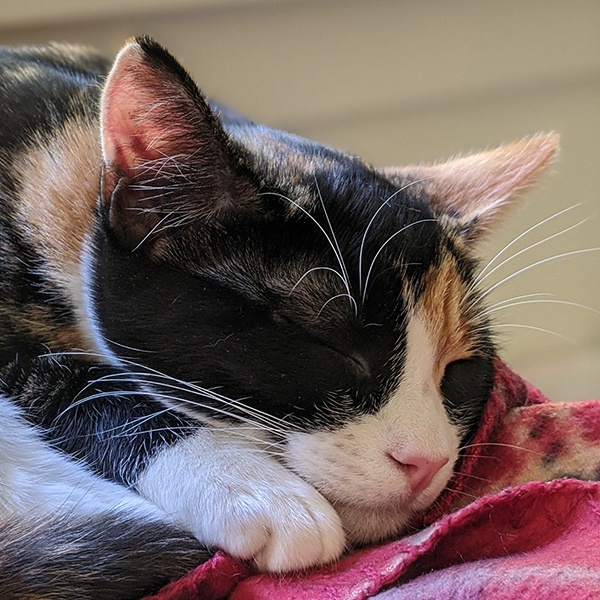
#> input picture data/beans.jpg, 600 x 600 px
$ jupyter execute L03B_frequency_sampling.ipynb   (shell and % lines are left out)
#> lines starting #> are read from the running program, lines starting #| are printed output that depends on the picture
### src/util.py
import imageio
import numpy as np
import matplotlib.pyplot as plt
import skimage as skim


def imread_grayfloat(path):
    return skim.color.rgb2gray(byte2float(imageio.imread(path)))

def byte2float(img):
    """ Convert an image from bytes (0-255) to floats (0.0-1.0) """
    return img.astype(np.float32) / 255.0

def imshow_gray(img):
    assert len(img.shape) == 2
    plt.imshow(img, cmap="gray")

def imshow_truesize(img):
    dpi = plt.rcParams['figure.dpi']
    height, width = img.shape[:2]
    figsize = width / float(dpi), height / float(dpi)

    fig = plt.figure(figsize=figsize)
    ax = fig.gca()
    ax.set_axis_off()
    fig.subplots_adjust(0,0,1,1)
    plt.imshow(img, cmap="gray", interpolation="none")


### src/filtering.py
import numpy as np
import imageio

# a size-5 1D Gaussian filter
gauss1d5 = np.array([0.0625, 0.25, 0.375, 0.25, 0.0625]).reshape((1, 5))

# x and y sobel filters:
sobel_x = np.array([
    [1, 0, -1],
    [2, 0, -2],
    [1, 0, -1]], dtype=np.float32)
sobel_y = sobel_x.T

# [32 lines left out: functions brightness, threshold, mean_filter, not called in this run]

def filter(img, kernel):
    """ Apply filter to img using cross-correlation. Preconditions:
      - img is a grayscale (2d) float image
      - filter is 2d and has odd side lengths """
    H, W = img.shape
    out = np.zeros_like(img)
    # half-widths:
    hwi = kernel.shape[0] // 2
    hwj = kernel.shape[1] // 2
    in_pad = np.pad(img, ((hwi, hwi), (hwj, hwj)))

    for i in range(H):
        for j in range(W):
            out[i,j] = (kernel * in_pad[hwi+i-hwi:hwi+i+hwi+1, hwj+j-hwj:hwj+j+hwj+1]).sum()
    return out


# [20 lines left out: functions convolve, grad, grad_mag, not called in this run]

def separable_filter(img, k1, k2=None):
    """ Apply a separable filter constructed from two 1d filters, k1 and k2.T.
    If k2 is None, then k1 is used.
    Precondition: k1 and k2 are symmetric, so convolution is equivalent to cross-correlation. """
    if k2 is None:
        k2 = k1

    return filter(filter(img, k1), k2.T)

def down_2x(img):
    """ Downsample img by a factor of 2 in each dimension.
    Use prefiltering to avoid aliasing.
    Pre: img is grayscale (2d) """
    # TODO
    out = separable_filter(img, gauss1d5)
    return out[::2,::2]

def down_4x(img):
    return down_2x(down_2x(img))


def up_2x(img, interp="nn"):
    """ Upsample img by a factor of 2 in each dimension.
    Pre: img is grayscale (2d)
    interp is one of ("none", "nn", "gaussian", "linear") """
    H, W, = img.shape
    out = np.zeros((2*H, 2*W), dtype=img.dtype)
    if interp == "none":
        out[::2,::2] = img
        return out
    elif interp == "nn":
        H, W, = img.shape
        out = np.zeros((2*H, 2*W), dtype=img.dtype)
        for (io, jo) in ((0, 0), (0, 1), (1, 0), (1, 1)):
            out[io::2, jo::2] = img
        return out

    elif interp == "gaussian":
        out[::2,::2] = img
        return separable_filter(out, gauss1d5) * 4

    elif interp == "linear":
        raise NotImplementedException # todo, perhaps later

def up_4x(img, interp="nn"):
    return up_2x(up_2x(img, interp=interp), interp=interp)

# [16 lines left out: function maximum_filter, not called in this run]

### notebooks/L03B_frequency_sampling.ipynb
## Lecture 3B - Spatial Frequency, Downsampling, Upsampling

#### Announcements

* Adding a little structure for in-class exercises - I'm going to have you work in assigned pairs.
   * Randomly assigned - switch it up each week, perhaps?
 | | |
 | ------ | ------- |
 | Ned    | Jacob   |
 | Charles| Shingo  |
 | Grayson| Camiel  |
 | Finn   | Layla   |

#### Goals
* Know the meaning and construction of "low pass" and "high pass" filters
* Know how to make images smaller:
  * The naive way via subsampling (and why this is bad)
  * The principled way by downsampling with prefiltering (and why this is better)
* Know how to make images bigger

[cell 1]
# boilerplate setup


import os
import sys

src_path = os.path.abspath("../src")
if (src_path not in sys.path):
    sys.path.insert(0, src_path)

# Library imports
import numpy as np
import imageio.v3 as imageio
import matplotlib.pyplot as plt
import skimage as skim
import cv2

# codebase imports
import util
import filtering

## Reminder: The Frequencyometer

The cliff-hanger from last class: how does blurring affect the frequencyometer for an image?

[cell 2]
beans = imageio.imread("../data/beans.jpg").astype(np.float32) / 255.0
bg = skim.color.rgb2gray(beans) # grayscale beans
blurry_beans = cv2.GaussianBlur(bg, ksize=(25, 25), sigmaX=4)

util.imshow_gray(np.hstack([bg, blurry_beans]))
plt.gcf().gca().set_axis_off()

#### Definitions: "Low-Pass" and "High-Pass" filters

Low-pass: allows low frequencies to pass through unaffected, i.e., attenuates high frequencies.
* In other words: blur!

High-pass: allows high frequencies to pass through unaffected, i.e., attenuates low frequencies.
* In other words: derivative, (with slight but common terminology abuse) sobel, or  sharpening

**Question that didn't make it onto the homework:** in what sense is Sobel not truly a high-pass filter?

##### Homework Problems 3-6

(3) Using the language of "low-" and "high-frequency" image content, explain why sharpening is not the inverse of blurring, and what it accomplishes instead.

(4) Consider the original image of beans on the left, and the processed version on the right. Describe what has changed in terms of frequency content.


(5) What's the **maximum** frequency (expressed in full periods per pixel) representable in a 1D image (i.e., a row of pixels)? What does such an image look like?

(6) What's the **minimum** frequency representable in a 1D image? What does such an image look like?

### Downsampling

My image is too big to fit on my screen. For example, suppose beans is 600x600, but I want to display the image in 300x300 pixels. What should I do?

[cell 3]
bg.shape # beans grayscale
#> Out = (600, 600)

[cell 4]
util.imshow_truesize(bg)

[cell 5]
util.imshow_truesize(bg[::2,::2])

[cell 6]
bricks = imageio.imread("../data/bricks.jpg").astype(np.float32) / 255.0
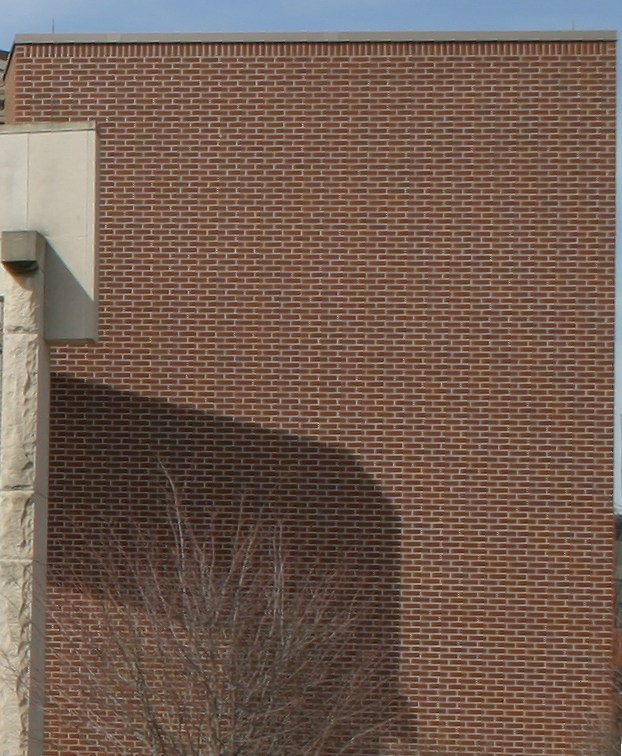
#> input picture data/bricks.jpg, 622 x 756 px
plt.imshow(bricks)

[cell 7]
plt.imshow(bricks[::4,::4,:])
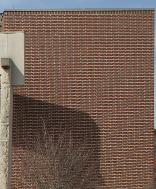
#> shown: shape (189, 156, 3) float32; mean R, G, B 0.45, 0.367, 0.322

[cell 8]
checker = np.zeros((1, 17))
checker[:, ::2] = 1.0
util.imshow_gray(checker)

##### Homework Problem 7

If you walked far away from the above image until you couldn't distinguish individual pixels, what would it look like?

If you naively subsample the above image, what would it look like?

[cell 9]
plt.imshow(checker[:, ::2], vmin=0, vmax=1, cmap="gray") # force color scale to [0,1] range
plt.colorbar()

**Whiteboard**: downsampling freqeuncyometer

[cell 10]
# todo: implement filtering.down_2x

[cell 11]
util.imshow_truesize(np.hstack([bg[::4,::4], filtering.down_4x(bg)]))
#> in down_2x, `return out[::2,::2]`:
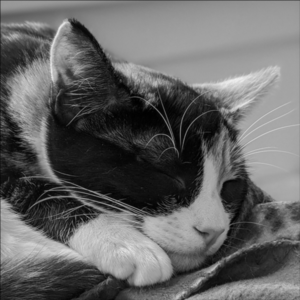
#> returned value: shape (300, 300) float32; min 0.00245, max 0.938, mean 0.399
#> in down_2x (call 2), `return out[::2,::2]`:
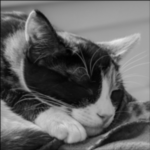
#> returned value: shape (150, 150) float32; min 0.00669, max 0.916, mean 0.397
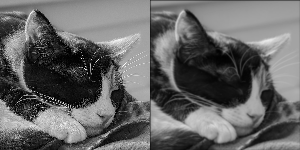
#> figure drawn by matplotlib, 1 panel

### Upsampling

My image is too small for my screen. For example, suppose beans is 150x150, but I want to display the image in 600x600 pixels. What should I do?

[cell 12]
beans150 = filtering.down_4x(bg)
util.imshow_truesize(beans150)

See naive version preimplemented in `filtering.up_2x`

[cell 13]
util.imshow_truesize(filtering.up_2x(beans150, interp="none"))
#> in up_2x, `out[::2,::2] = img`:
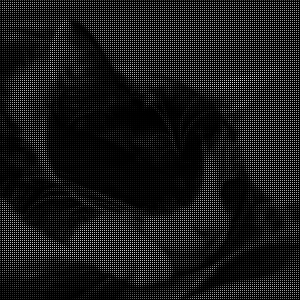
#> out: shape (300, 300) float32; min 0, max 0.916, mean 0.0992

[cell 14]
util.imshow_truesize(filtering.up_2x(beans150, interp="nn"))

**Whiteboard:** Filtering view of upsampling

[cell 15]
# todo: implement reconstruction filtering version in up_2x
# - Gaussian reconstruction filter
# - Linear reconstruction filter
util.imshow_truesize(filtering.up_4x(beans150, interp="gaussian"))
#> after the loop in filter (call 9), `for i in range(H):`:
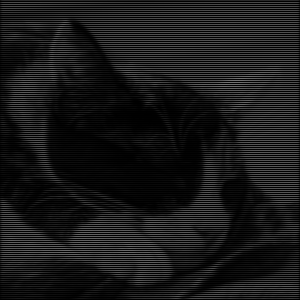
#> out: shape (300, 300) float32; min 0, max 0.457, mean 0.0991
#> after the loop in filter (call 10), `for i in range(H):`:
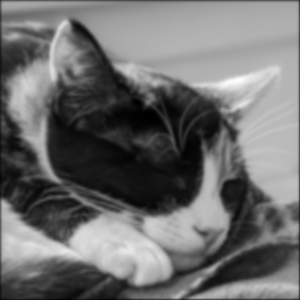
#> out: shape (300, 300) float32; min 0.00183, max 0.225, mean 0.0989; drawn with min black and max white
#> in filter (call 12), `in_pad = np.pad(img, ((hwi, hwi), (hwj, hwj)))`:
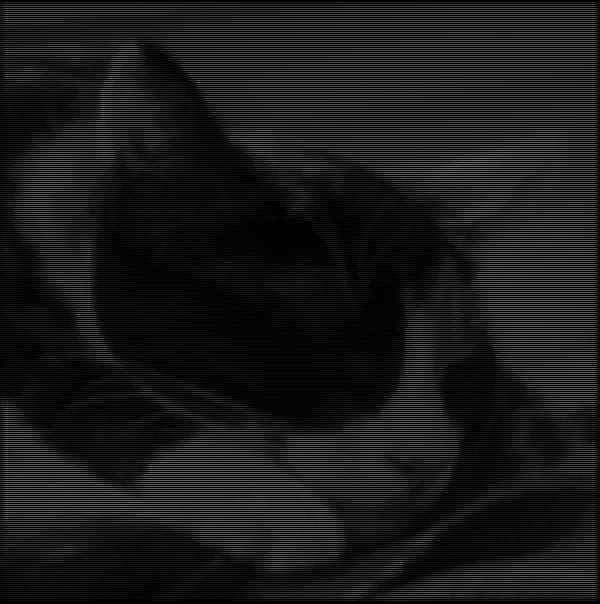
#> in_pad: shape (604, 600) float32; min 0, max 0.451, mean 0.0981
plt.colorbar()
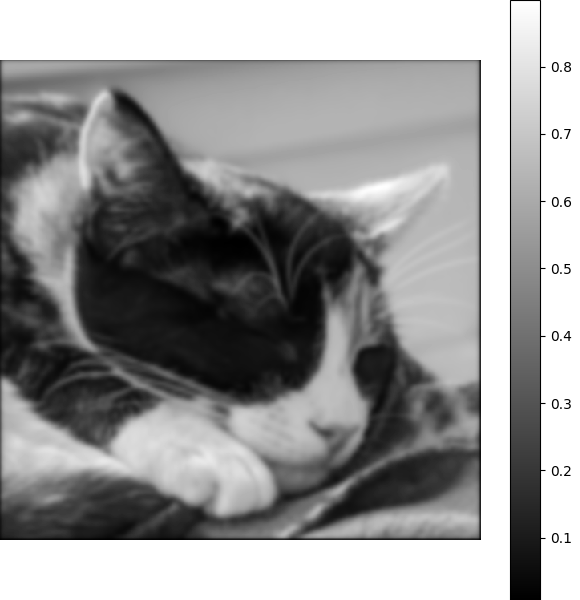
#> figure drawn by matplotlib, 2 panels
